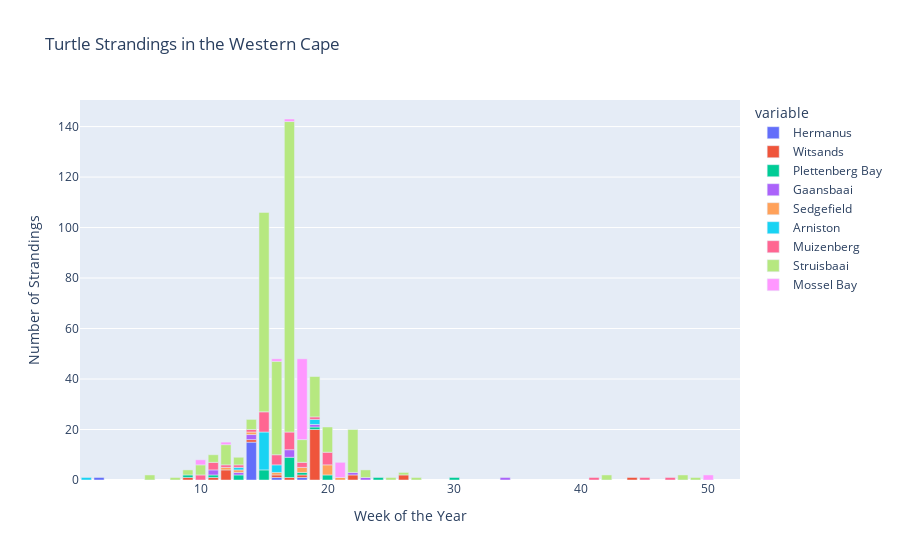

The code cell stored with this chart in its notebook:
### Code cell
fig = px.bar(weekly,labels={
                     "value": "Number of Strandings",
                     "Date": "Week of the Year"
                 },
                title="Turtle Strandings in the Western Cape")
fig.show()

### Figure 1 — Plotly figure (JSON) as saved in the notebook; plotly's stock layout.template omitted (floating-point values rounded to 4 significant figures)
{"data": [{"alignmentgroup": "True", "hovertemplate": "variable=Hermanus<br>Week of the Year=%{x}<br>Number of Strandings=%{y}<extra></extra>", "legendgroup": "Hermanus", "marker": {"color": "#636efa", "pattern": {"shape": ""}}, "name": "Hermanus", "offsetgroup": "Hermanus", "orientation": "v", "showlegend": true, "textposition": "auto", "type": "bar", "x": [1, 2, 3, 4, 5, 6, 7, 8, 9, 10, 11, 12, 13, 14, 15, 16, 17, 18, 19, 20, 21, 22, 23, 24, 25, 26, 27, 28, 29, 30, 31, 32, 33, 34, 35, 36, 37, 38, 39, 40, 41, 42, 43, 44, 45, 46, 47, 48, 49, 50, 51, 52], "xaxis": "x", "y": [null, 1, null, null, null, null, null, null, null, null, null, null, null, 15, null, 1, null, 1, null, null, null, null, null, null, null, null, null, null, null, null, null, null, null, null, null, null, null, null, null, null, null, null, null, null, null, null, null, null, null, null, null, null], "yaxis": "y"}, {"alignmentgroup": "True", "hovertemplate": "variable=Witsands<br>Week of the Year=%{x}<br>Number of Strandings=%{y}<extra></extra>", "legendgroup": "Witsands", "marker": {"color": "#EF553B", "pattern": {"shape": ""}}, "name": "Witsands", "offsetgroup": "Witsands", "orientation": "v", "showlegend": true, "textposition": "auto", "type": "bar", "x": [1, 2, 3, 4, 5, 6, 7, 8, 9, 10, 11, 12, 13, 14, 15, 16, 17, 18, 19, 20, 21, 22, 23, 24, 25, 26, 27, 28, 29, 30, 31, 32, 33, 34, 35, 36, 37, 38, 39, 40, 41, 42, 43, 44, 45, 46, 47, 48, 49, 50, 51, 52], "xaxis": "x", "y": [null, null, null, null, null, null, null, null, 1, null, 1, 4, null, 1, null, 1, 1, 1, 20, null, null, 2, null, null, null, 2, null, null, null, null, null, null, null, null, null, null, null, null, null, null, null, null, null, 1, null, null, null, null, null, null, null, null], "yaxis": "y"}, {"alignmentgroup": "True", "hovertemplate": "variable=Plettenberg Bay<br>Week of the Year=%{x}<br>Number of Strandings=%{y}<extra></extra>", "legendgroup": "Plettenberg Bay", "marker": {"color": "#00cc96", "pattern": {"shape": ""}}, "name": "Plettenberg Bay", "offsetgroup": "Plettenberg Bay", "orientation": "v", "showlegend": true, "textposition": "auto", "type": "bar", "x": [1, 2, 3, 4, 5, 6, 7, 8, 9, 10, 11, 12, 13, 14, 15, 16, 17, 18, 19, 20, 21, 22, 23, 24, 25, 26, 27, 28, 29, 30, 31, 32, 33, 34, 35, 36, 37, 38, 39, 40, 41, 42, 43, 44, 45, 46, 47, 48, 49, 50, 51, 52], "xaxis": "x", "y": [null, null, null, null, null, null, null, null, 1, null, 1, null, 2, null, 4, null, 8, 1, 1, 2, null, null, null, 1, null, null, null, null, null, 1, null, null, null, null, null, null, null, null, null, null, null, null, null, null, null, null, null, null, null, null, null, null], "yaxis": "y"}, {"alignmentgroup": "True", "hovertemplate": "variable=Gaansbaai<br>Week of the Year=%{x}<br>Number of Strandings=%{y}<extra></extra>", "legendgroup": "Gaansbaai", "marker": {"color": "#ab63fa", "pattern": {"shape": ""}}, "name": "Gaansbaai", "offsetgroup": "Gaansbaai", "orientation": "v", "showlegend": true, "textposition": "auto", "type": "bar", "x": [1, 2, 3, 4, 5, 6, 7, 8, 9, 10, 11, 12, 13, 14, 15, 16, 17, 18, 19, 20, 21, 22, 23, 24, 25, 26, 27, 28, 29, 30, 31, 32, 33, 34, 35, 36, 37, 38, 39, 40, 41, 42, 43, 44, 45, 46, 47, 48, 49, 50, 51, 52], "xaxis": "x", "y": [null, null, null, null, null, null, null, null, null, null, 2, null, 1, 2, null, null, 3, null, 1, null, null, 1, 1, null, null, null, null, null, null, null, null, null, null, 1, null, null, null, null, null, null, null, null, null, null, null, null, null, null, null, null, null, null], "yaxis": "y"}, {"alignmentgroup": "True", "hovertemplate": "variable=Sedgefield<br>Week of the Year=%{x}<br>Number of Strandings=%{y}<extra></extra>", "legendgroup": "Sedgefield", "marker": {"color": "#FFA15A", "pattern": {"shape": ""}}, "name": "Sedgefield", "offsetgroup": "Sedgefield", "orientation": "v", "showlegend": true, "textposition": "auto", "type": "bar", "x": [1, 2, 3, 4, 5, 6, 7, 8, 9, 10, 11, 12, 13, 14, 15, 16, 17, 18, 19, 20, 21, 22, 23, 24, 25, 26, 27, 28, 29, 30, 31, 32, 33, 34, 35, 36, 37, 38, 39, 40, 41, 42, 43, 44, 45, 46, 47, 48, 49, 50, 51, 52], "xaxis": "x", "y": [null, null, null, null, null, null, null, null, null, null, null, 1, 1, 1, null, 1, null, 2, null, 4, 1, null, null, null, null, null, null, null, null, null, null, null, null, null, null, null, null, null, null, null, null, null, null, null, null, null, null, null, null, null, null, null], "yaxis": "y"}, {"alignmentgroup": "True", "hovertemplate": "variable=Arniston<br>Week of the Year=%{x}<br>Number of Strandings=%{y}<extra></extra>", "legendgroup": "Arniston", "marker": {"color": "#19d3f3", "pattern": {"shape": ""}}, "name": "Arniston", "offsetgroup": "Arniston", "orientation": "v", "showlegend": true, "textposition": "auto", "type": "bar", "x": [1, 2, 3, 4, 5, 6, 7, 8, 9, 10, 11, 12, 13, 14, 15, 16, 17, 18, 19, 20, 21, 22, 23, 24, 25, 26, 27, 28, 29, 30, 31, 32, 33, 34, 35, 36, 37, 38, 39, 40, 41, 42, 43, 44, 45, 46, 47, 48, 49, 50, 51, 52], "xaxis": "x", "y": [1, null, null, null, null, null, null, null, null, null, null, null, 1, null, 15, 3, null, null, 2, null, null, null, null, null, null, null, null, null, null, null, null, null, null, null, null, null, null, null, null, null, null, null, null, null, null, null, null, null, null, null, null, null], "yaxis": "y"}, {"alignmentgroup": "True", "hovertemplate": "variable=Muizenberg<br>Week of the Year=%{x}<br>Number of Strandings=%{y}<extra></extra>", "legendgroup": "Muizenberg", "marker": {"color": "#FF6692", "pattern": {"shape": ""}}, "name": "Muizenberg", "offsetgroup": "Muizenberg", "orientation": "v", "showlegend": true, "textposition": "auto", "type": "bar", "x": [1, 2, 3, 4, 5, 6, 7, 8, 9, 10, 11, 12, 13, 14, 15, 16, 17, 18, 19, 20, 21, 22, 23, 24, 25, 26, 27, 28, 29, 30, 31, 32, 33, 34, 35, 36, 37, 38, 39, 40, 41, 42, 43, 44, 45, 46, 47, 48, 49, 50, 51, 52], "xaxis": "x", "y": [null, null, null, null, null, null, null, null, null, 2, 3, 1, 1, 1, 8, 4, 7, 2, 1, 5, null, null, null, null, null, null, null, null, null, null, null, null, null, null, null, null, null, null, null, null, 1, null, null, null, 1, null, 1, null, null, null, null, null], "yaxis": "y"}, {"alignmentgroup": "True", "hovertemplate": "variable=Struisbaai<br>Week of the Year=%{x}<br>Number of Strandings=%{y}<extra></extra>", "legendgroup": "Struisbaai", "marker": {"color": "#B6E880", "pattern": {"shape": ""}}, "name": "Struisbaai", "offsetgroup": "Struisbaai", "orientation": "v", "showlegend": true, "textposition": "auto", "type": "bar", "x": [1, 2, 3, 4, 5, 6, 7, 8, 9, 10, 11, 12, 13, 14, 15, 16, 17, 18, 19, 20, 21, 22, 23, 24, 25, 26, 27, 28, 29, 30, 31, 32, 33, 34, 35, 36, 37, 38, 39, 40, 41, 42, 43, 44, 45, 46, 47, 48, 49, 50, 51, 52], "xaxis": "x", "y": [null, null, null, null, null, 2, null, 1, 2, 4, 3, 8, 3, 4, 79, 37, 123, 9, 16, 10, null, 17, 3, null, 1, 1, 1, null, null, null, null, null, null, null, null, null, null, null, null, null, null, 2, null, null, null, null, null, 2, 1, null, null, null], "yaxis": "y"}, {"alignmentgroup": "True", "hovertemplate": "variable=Mossel Bay<br>Week of the Year=%{x}<br>Number of Strandings=%{y}<extra></extra>", "legendgroup": "Mossel Bay", "marker": {"color": "#FF97FF", "pattern": {"shape": ""}}, "name": "Mossel Bay", "offsetgroup": "Mossel Bay", "orientation": "v", "showlegend": true, "textposition": "auto", "type": "bar", "x": [1, 2, 3, 4, 5, 6, 7, 8, 9, 10, 11, 12, 13, 14, 15, 16, 17, 18, 19, 20, 21, 22, 23, 24, 25, 26, 27, 28, 29, 30, 31, 32, 33, 34, 35, 36, 37, 38, 39, 40, 41, 42, 43, 44, 45, 46, 47, 48, 49, 50, 51, 52], "xaxis": "x", "y": [null, null, null, null, null, null, null, null, null, 2, null, 1, null, null, null, 1, 1, 32, null, null, 6, null, null, null, null, null, null, null, null, null, null, null, null, null, null, null, null, null, null, null, null, null, null, null, null, null, null, null, null, 2, null, null], "yaxis": "y"}], "layout": {"barmode": "relative", "legend": {"title": {"text": "variable"}, "tracegroupgap": 0}, "title": {"text": "Turtle Strandings in the Western Cape"}, "xaxis": {"anchor": "y", "domain": [0, 1], "title": {"text": "Week of the Year"}}, "yaxis": {"anchor": "x", "domain": [0, 1], "title": {"text": "Number of Strandings"}}}}
